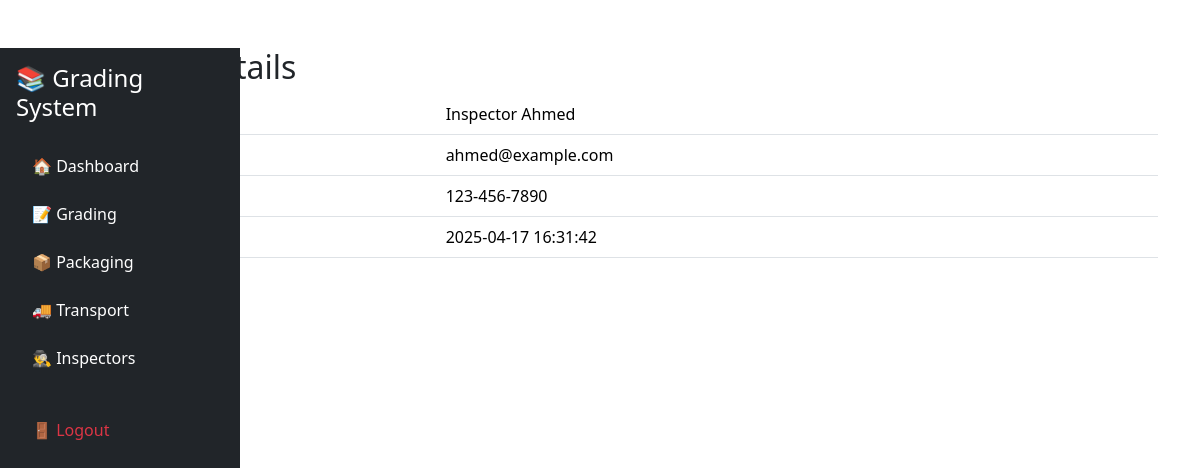
The page /inspector/view-inspector.php?id=1 (signed in) on the database its author committed.
### tables this page shows
CREATE TABLE inspectors (
    id INT AUTO_INCREMENT PRIMARY KEY,
    name VARCHAR(100) NOT NULL,
    email VARCHAR(100) NOT NULL UNIQUE,
    phone VARCHAR(15) DEFAULT NULL,
    created_at TIMESTAMP DEFAULT CURRENT_TIMESTAMP
);

### inspector/view-inspector.php (the view, shortened to what this page needs)
<?php
require_once '../config/db.php';
if (isset($_GET['id'])) {
    $id = mysqli_real_escape_string($conn, $_GET['id']);
    $query = "SELECT * FROM inspectors WHERE id = $id";
    $result = mysqli_query($conn, $query);
    $inspector = mysqli_fetch_assoc($result);
}
?>
<!DOCTYPE html>
<html lang="en">
<head>
    <link href="https://cdn.jsdelivr.net/npm/bootstrap@5.3.2/dist/css/bootstrap.min.css" rel="stylesheet" />
</head>
<body>
    <?php include '../includes/sidebar.php'; ?>
    <div class="container mt-5">
        <h2>Inspector Details</h2>
        <table class="table">
            <tr>
                <th>Name</th>
                <td><?= htmlspecialchars($inspector['name']) ?></td>
            </tr>
            <tr>
                <th>Email</th>
                <td><?= htmlspecialchars($inspector['email']) ?></td>
            </tr>
            <tr>
                <th>Phone</th>
                <td><?= htmlspecialchars($inspector['phone']) ?></td>
            </tr>
            <tr>
                <th>Created At</th>
                <td><?= htmlspecialchars($inspector['created_at']) ?></td>
            </tr>
        </table>
        <a href="index.php" class="btn btn-primary">Back to List</a>
    </div>
</body>
</html>

### rows shown on the page
inspectors: name "Inspector Ahmed", email "ahmed@example.com", phone "123-456-7890", created_at "2025-04-17 16:31:42"
